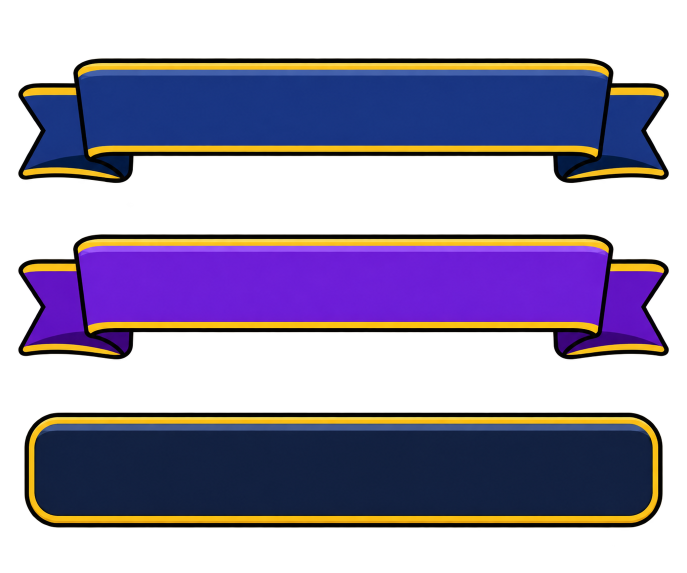
#> input picture chat/check/001-title-banners.png, 1374 x 1145 px (shown at 1/2 size)
$ python import_title_banners.py
#> lines starting #> are read from the running program, lines starting #| are printed output that depends on the picture
"""Crop approved sheet without redrawing; preserve alpha and existing Unity GUIDs."""
from pathlib import Path
import json, re, shutil, uuid
from PIL import Image, ImageDraw, ImageFont
ROOT = Path(__file__).resolve().parents[1]
source = ROOT / 'chat/check/001-title-banners.png'
out = ROOT / 'Assets/_Project/Resources/TitleBanners'
archive = ROOT / 'artsrc/ui/title-banners-v1'
out.mkdir(parents=True, exist_ok=True); archive.mkdir(parents=True, exist_ok=True)
im = Image.open(source).convert('RGBA')
#> im is the input picture: PIL image 1374x1145 RGBA; mean R, G, B, A 37.1, 29.5, 53.8, 129.3
a = im.getchannel('A')
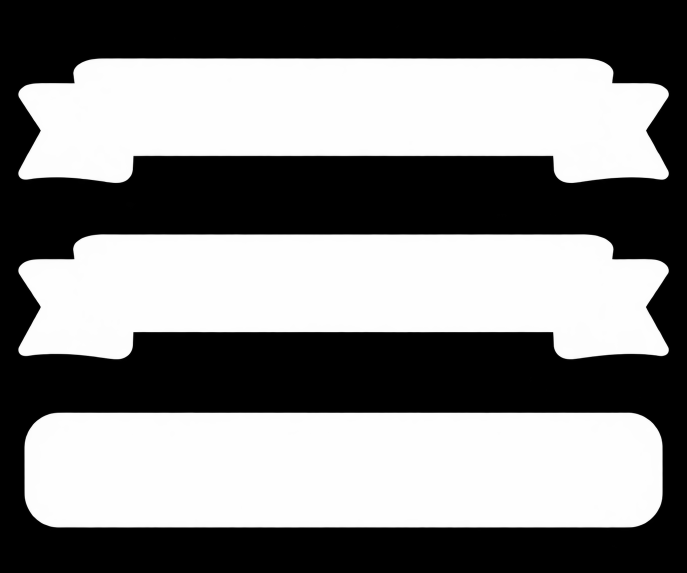
#> a: PIL image 1374x1145 L (shown at 1/2 size); min 0, max 255, mean 129.3
rows = [y for y in range(im.height) if sum(v > 128 for v in a.crop((0,y,im.width,y+1)).getdata()) > 200]
#> rows = 713 values from 117 to 1054
groups=[]
for y in rows:
    if not groups or y > groups[-1][-1]+1: groups.append([])
    groups[-1].append(y)
#> after the loop, groups = 3 items
groups=[g for g in groups if len(g)>100]
assert len(groups)==3, groups
#> (the run stopped early here; a loop or call above may not have finished)
